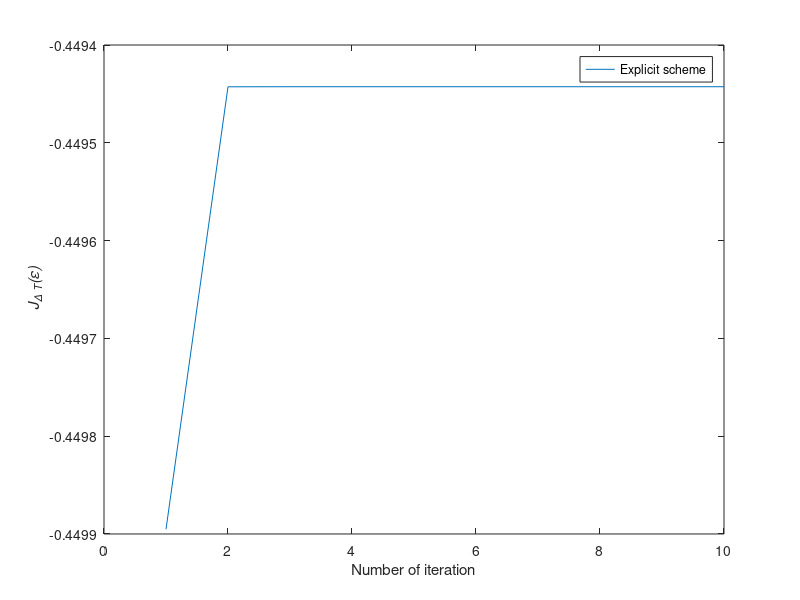

This chart was generated by the following MATLAB code:
function explicit
%============= Variables =================
T	=10;
L	=20; %return to 200
t	=linspace(0,T,L);
dt	=t(2)-t(1);

H0	=[1 0;0 2];
H1	=[0 1;1 0];


alpha = 10;
y0 = [1;0];
ycible	=[0;1];

maxiter	= 10; %return to 30 after
c	= ones(1,L-1)*0.3; %eps
ctil = ones(1,L-1)*0.5; %eps tilde
%division by zero in mus if c=ctilde

y=zeros(2,L);
y(:,1)=y0;
p=zeros(2,L);
p(:,L)=ycible;%to edit?

psit=zeros(2,L);
psit(:,1)=expm(-(H0*dt)/(2*i))*y(:,1); %initial value

psib=zeros(2,L);
psib(:,1)=expm((H0*dt)/(2*i))*y(:,1);

chit=zeros(2,L);
chit(:,L)=expm((H0*dt)/(2*i))*p(:,L); %end value

chib=zeros(2,L);
chib(:,L)=expm(-(H0*dt)/(2*i))*p(:,L);

Jtab=zeros(1,maxiter);


%============= Main =================
for iter=1:maxiter
  %iter
  %use Newton or secante?
  %step1
    for j=L-1:-1:1
    chib(:,j+1)=expm(-(H0*dt)/(2*i))*p(:,j+1);
    etha(j)=alpha/(alpha+dt*real(chib(:,j+1).'*(H1^2)*psit(:,j+1)));
    ctil(j)=(1-etha(j))*c(j)-(etha(j)/alpha)*imag(chib(:,j+1).'*H1*psit(:,j+1));
    chit(:,j)=expm(i*H1*ctil(:,j)*dt)*chib(:,j+1);
    p(:,j)=expm(i*H0*dt/2)*chit(:,j);
  end
  %ctil
  
  
  %step2
  for j=1:L-1
    psib(:,j)=expm((H0*dt)/(2*i))*y(:,j);
    delta(j)=alpha/(alpha+dt*real(chit(:,j).'*(H1^2)*psib(:,j)));
    c(j)=(1-delta(j))*ctil(j)-(delta(j)/alpha)*imag(chit(:,j).'*H1*psib(:,j));
    psit(:,j+1)=expm(-i*H1*c(:,j)*dt)*psib(:,j);
    y(:,j+1)=expm(-i*H0*dt/2)*psit(:,j+1);
  end
  %c

  
  %J=2-norm(ycible-y(:,L))^2 - alpha * dt * norm(c)^2;
  J=2*real(ycible.'*y(:,L)) - alpha * dt * norm(c)^2;
  
  Jtab(iter)=J;
	plot(Jtab);
  xlabel("Number of iteration");
  ylabel ('{\it J_{\Delta T}(\epsilon)}')
  legend ("Explicit scheme");
	pause(.1);
  
	fprintf(2,'Iter=%i|J=%f \n',iter,J)
end
fprintf(1,'y(T)=%f \n',y(:,L))

end

%============= Functions =================
%********** Mu star **********
function mus=calculMus(x,y,mu,dt)
  Id2 = eye (size (mu));
  mus=i*(expm(mu*(x-y)*dt/i)-Id2)/(dt*(x-y));
end
